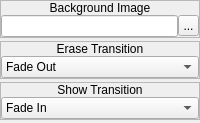
        <widget class="QWidget" name="wChangeBGImage">
         <layout class="QVBoxLayout" name="verticalLayout_13">
          <property name="spacing">
           <number>3</number>
          </property>
          <property name="margin">
           <number>0</number>
          </property>
          <item>
           <widget class="QFrame" name="frame_8">
            <property name="sizePolicy">
             <sizepolicy hsizetype="Preferred" vsizetype="Fixed">
              <horstretch>0</horstretch>
              <verstretch>0</verstretch>
             </sizepolicy>
            </property>
            <property name="frameShape">
             <enum>QFrame::StyledPanel</enum>
            </property>
            <property name="frameShadow">
             <enum>QFrame::Raised</enum>
            </property>
            <layout class="QVBoxLayout" name="verticalLayout_10">
             <property name="spacing">
              <number>0</number>
             </property>
             <property name="margin">
              <number>0</number>
             </property>
             <item>
              <widget class="QLabel" name="label_6">
               <property name="sizePolicy">
                <sizepolicy hsizetype="Preferred" vsizetype="Fixed">
                 <horstretch>0</horstretch>
                 <verstretch>0</verstretch>
                </sizepolicy>
               </property>
               <property name="text">
                <string>Background Image</string>
               </property>
               <property name="alignment">
                <set>Qt::AlignCenter</set>
               </property>
              </widget>
             </item>
             <item>
              <widget class="QWidget" name="widget_7" native="true">
               <layout class="QHBoxLayout" name="horizontalLayout_6">
                <property name="spacing">
                 <number>0</number>
                </property>
                <property name="margin">
                 <number>0</number>
                </property>
                <item>
                 <widget class="QLineEdit" name="changeBGImage_leImage"/>
                </item>
                <item>
                 <widget class="QToolButton" name="changeBGImage_bBrowseImages">
                  <property name="minimumSize">
                   <size>
                    <width>21</width>
                    <height>21</height>
                   </size>
                  </property>
                  <property name="maximumSize">
                   <size>
                    <width>21</width>
                    <height>21</height>
                   </size>
                  </property>
                  <property name="text">
                   <string>...</string>
                  </property>
                  <property name="icon">
                   <iconset resource="gui_icons.qrc">
                    <normaloff>:/icons/fileopen.png</normaloff>:/icons/fileopen.png</iconset>
                  </property>
                 </widget>
                </item>
               </layout>
              </widget>
             </item>
            </layout>
           </widget>
          </item>
          <item>
           <widget class="QFrame" name="frame_9">
            <property name="sizePolicy">
             <sizepolicy hsizetype="Preferred" vsizetype="Fixed">
              <horstretch>0</horstretch>
              <verstretch>0</verstretch>
             </sizepolicy>
            </property>
            <property name="frameShape">
             <enum>QFrame::StyledPanel</enum>
            </property>
            <property name="frameShadow">
             <enum>QFrame::Raised</enum>
            </property>
            <layout class="QVBoxLayout" name="verticalLayout_11">
             <property name="spacing">
              <number>0</number>
             </property>
             <property name="margin">
              <number>0</number>
             </property>
             <item>
              <widget class="QLabel" name="label_7">
               <property name="sizePolicy">
                <sizepolicy hsizetype="Preferred" vsizetype="Fixed">
                 <horstretch>0</horstretch>
                 <verstretch>0</verstretch>
                </sizepolicy>
               </property>
               <property name="text">
                <string>Erase Transition</string>
               </property>
               <property name="alignment">
                <set>Qt::AlignCenter</set>
               </property>
              </widget>
             </item>
             <item>
              <widget class="QWidget" name="widget_8" native="true">
               <layout class="QHBoxLayout" name="horizontalLayout_7">
                <property name="spacing">
                 <number>0</number>
                </property>
                <property name="margin">
                 <number>0</number>
                </property>
                <item>
                 <widget class="QComboBox" name="changeBGImage_cboxHideTransition">
                  <item>
                   <property name="text">
                    <string>Fade Out</string>
                   </property>
                  </item>
                  <item>
                   <property name="text">
                    <string>Remove Blocks</string>
                   </property>
                  </item>
                  <item>
                   <property name="text">
                    <string>Wipe Downward</string>
                   </property>
                  </item>
                  <item>
                   <property name="text">
                    <string>Wipe Upward</string>
                   </property>
                  </item>
                  <item>
                   <property name="text">
                    <string>Venetian Blinds</string>
                   </property>
                  </item>
                  <item>
                   <property name="text">
                    <string>Vertical Blinds</string>
                   </property>
                  </item>
                  <item>
                   <property name="text">
                    <string>Horizontal Blinds</string>
                   </property>
                  </item>
                  <item>
                   <property name="text">
                    <string>Receding Square</string>
                   </property>
                  </item>
                  <item>
                   <property name="text">
                    <string>Expanding Square</string>
                   </property>
                  </item>
                  <item>
                   <property name="text">
                    <string>Screen Moves Up</string>
                   </property>
                  </item>
                  <item>
                   <property name="text">
                    <string>Screen Moves Down</string>
                   </property>
                  </item>
                  <item>
                   <property name="text">
                    <string>Screen Moves Left</string>
                   </property>
                  </item>
                  <item>
                   <property name="text">
                    <string>Screen Moves Right</string>
                   </property>
                  </item>
                  <item>
                   <property name="text">
                    <string>Vertical Division</string>
                   </property>
                  </item>
                  <item>
                   <property name="text">
                    <string>Horizontal Division</string>
                   </property>
                  </item>
                  <item>
                   <property name="text">
                    <string>Quadrasection</string>
                   </property>
                  </item>
                  <item>
                   <property name="text">
                    <string>Zoom In</string>
                   </property>
                  </item>
                  <item>
                   <property name="text">
                    <string>Mosaic</string>
                   </property>
                  </item>
                  <item>
                   <property name="text">
                    <string>Waver Screen</string>
                   </property>
                  </item>
                  <item>
                   <property name="text">
                    <string>Instantaneous</string>
                   </property>
                  </item>
                  <item>
                   <property name="text">
                    <string>No Transition</string>
                   </property>
                  </item>
                 </widget>
                </item>
               </layout>
              </widget>
             </item>
            </layout>
           </widget>
          </item>
          <item>
           <widget class="QFrame" name="frame_10">
            <property name="sizePolicy">
             <sizepolicy hsizetype="Preferred" vsizetype="Fixed">
              <horstretch>0</horstretch>
              <verstretch>0</verstretch>
             </sizepolicy>
            </property>
            <property name="frameShape">
             <enum>QFrame::StyledPanel</enum>
            </property>
            <property name="frameShadow">
             <enum>QFrame::Raised</enum>
            </property>
            <layout class="QVBoxLayout" name="verticalLayout_12">
             <property name="spacing">
              <number>0</number>
             </property>
             <property name="margin">
              <number>0</number>
             </property>
             <item>
              <widget class="QLabel" name="label_8">
               <property name="sizePolicy">
                <sizepolicy hsizetype="Preferred" vsizetype="Fixed">
                 <horstretch>0</horstretch>
                 <verstretch>0</verstretch>
                </sizepolicy>
               </property>
               <property name="text">
                <string>Show Transition</string>
               </property>
               <property name="alignment">
                <set>Qt::AlignCenter</set>
               </property>
              </widget>
             </item>
             <item>
              <widget class="QWidget" name="widget_9" native="true">
               <layout class="QHBoxLayout" name="horizontalLayout_8">
                <property name="spacing">
                 <number>0</number>
                </property>
                <property name="margin">
                 <number>0</number>
                </property>
                <item>
                 <widget class="QComboBox" name="changeBGImage_cboxShowTransition">
                  <item>
                   <property name="text">
                    <string>Fade In</string>
                   </property>
                  </item>
                  <item>
                   <property name="text">
                    <string>Reconstitute Blocks</string>
                   </property>
                  </item>
                  <item>
                   <property name="text">
                    <string>Unwipe Downward</string>
                   </property>
                  </item>
                  <item>
                   <property name="text">
                    <string>Unwipe Upward</string>
                   </property>
                  </item>
                  <item>
                   <property name="text">
                    <string>Venetian Blinds</string>
                   </property>
                  </item>
                  <item>
                   <property name="text">
                    <string>Vertical Blinds</string>
                   </property>
                  </item>
                  <item>
                   <property name="text">
                    <string>Horizontal Blinds</string>
                   </property>
                  </item>
                  <item>
                   <property name="text">
                    <string>Receding Square</string>
                   </property>
                  </item>
                  <item>
                   <property name="text">
                    <string>Expanding Square</string>
                   </property>
                  </item>
                  <item>
                   <property name="text">
                    <string>Screen Moves Down</string>
                   </property>
                  </item>
                  <item>
                   <property name="text">
                    <string>Screen Moves Up</string>
                   </property>
                  </item>
                  <item>
                   <property name="text">
                    <string>Screen Moves Right</string>
                   </property>
                  </item>
                  <item>
                   <property name="text">
                    <string>Screen Moves Left</string>
                   </property>
                  </item>
                  <item>
                   <property name="text">
                    <string>Vertical Unify</string>
                   </property>
                  </item>
                  <item>
                   <property name="text">
                    <string>Horizontal Unify</string>
                   </property>
                  </item>
                  <item>
                   <property name="text">
                    <string>Unify Quadrants</string>
                   </property>
                  </item>
                  <item>
                   <property name="text">
                    <string>Zoom Out</string>
                   </property>
                  </item>
                  <item>
                   <property name="text">
                    <string>Mosaic</string>
                   </property>
                  </item>
                  <item>
                   <property name="text">
                    <string>Waver Screen</string>
                   </property>
                  </item>
                  <item>
                   <property name="text">
                    <string>Instantaneous</string>
                   </property>
                  </item>
                 </widget>
                </item>
               </layout>
              </widget>
             </item>
            </layout>
           </widget>
          </item>
          <item>
           <widget class="QFrame" name="frame_11">
            <property name="frameShape">
             <enum>QFrame::StyledPanel</enum>
            </property>
            <property name="frameShadow">
             <enum>QFrame::Raised</enum>
            </property>
           </widget>
          </item>
         </layout>
        </widget>
